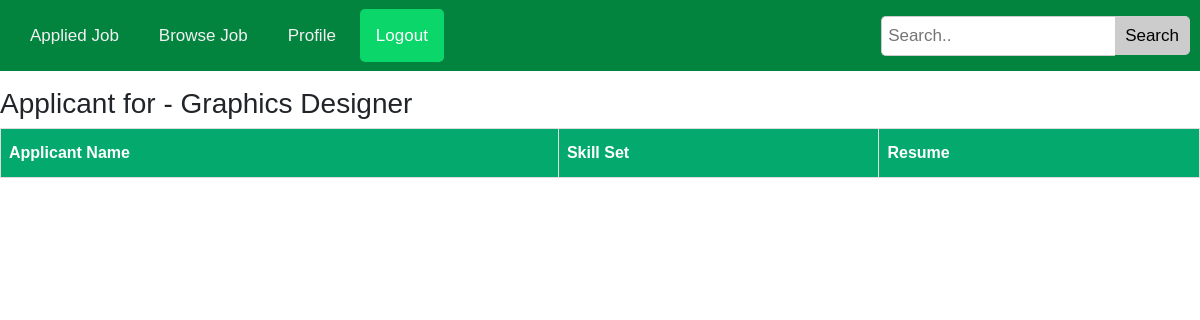
Page /applicant/4 on the earlier database version.
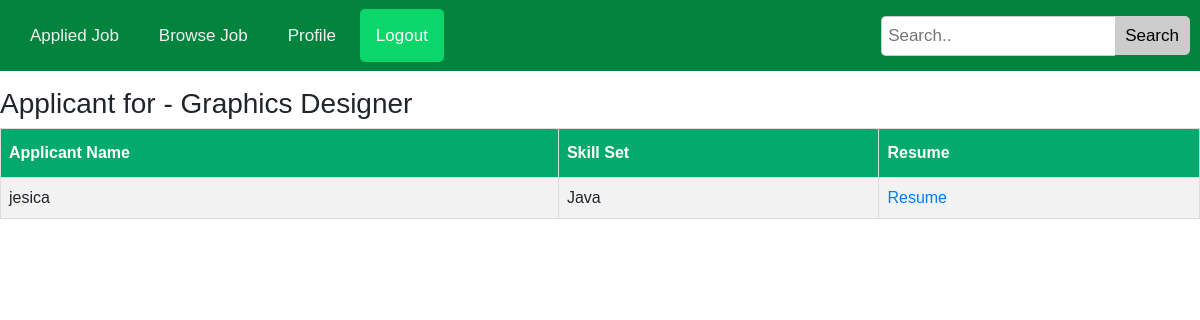
Same page on the later database version.
### JobPortalApp/models.py (models this page shows, shortened)
class jobApplyModel(models.Model):
    applicant = models.ForeignKey(JobPortalUser,on_delete=models.CASCADE, related_name='applicantuser', null=True)
    job = models.ForeignKey(JobModel,on_delete=models.CASCADE, related_name='jobapply', null=True)
    status= models.CharField(max_length=100,default="Pending", null=True)

class JobPortalUser(AbstractUser):
    DisplayName = models.CharField(max_length=100,null=True)
    USERTYPE = [
        ('Recruiters','Recruiters'),
        ('Jobseekers','Jobseekers'),
    ]
    UserType = models.CharField(choices=USERTYPE,max_length=100,null=True)

class SeekerModel(models.Model):
    jobuser = models.OneToOneField(JobPortalUser,on_delete=models.CASCADE,related_name='seekermodel',null=True)
    SkillsSet = models.TextField(null=True)
    Resume = models.FileField(upload_to='media/resume/',null=True)

### JobPortalApp/views.py (the view)
# urls.py: path('applicant/<str:myid>',applicant,name="applicant"),
def applicant(request,myid):
    jobdata = get_object_or_404(JobModel, id=myid)
    applicant = jobApplyModel.objects.filter(job=jobdata)
    context = {
        'jobdata':jobdata,
        'applicant': applicant,
    }
    return render(request,'applicant.html',context)

### JobPortalApp/templates/applicant.html (shortened to what this page needs)
{% extends 'master.html' %}
{% block content %}
    <h3 class="mt-3">Applicant for - {{jobdata.Title}} </h3>
    <table id="customers">
        <tr>
          <th>Applicant Name</th>
          <th>Skill Set</th>
          <th>Resume</th>
        </tr>
        {% for i in applicant %}
        <tr>
            <td>{{i.applicant}}</td>
            <td>{{i.applicant.seekermodel.SkillsSet}}</td>
            <td>
                <a href="{{ i.applicant.seekermodel.Resume.url }}" target="_blank">Resume</a>
            </td>
        </tr>
        {% endfor %}
    </table>
{% endblock content %}

Differences in the rows shown:
added jobApplyModel: applicant "jesica", applicant.seekermodel.SkillsSet "Java"
